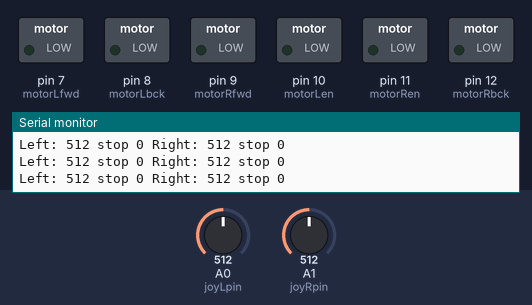
A sketch run on a simulated Arduino Uno, built with avr-gcc and run on an emulated ATmega328P. On the bench: switched loads named in the sketch (green lamp = pin HIGH), the last lines printed to the serial monitor. The inputs (shaded band) are chosen by the test bench; at power-on: A0 (joyLpin) = 512, A1 (joyRpin) = 512.

Above: at 1.2 s.
1.3 s: A0 (joyLpin) set to 525
4.3 s: A0 (joyLpin) set to 551
At 5.5 s:
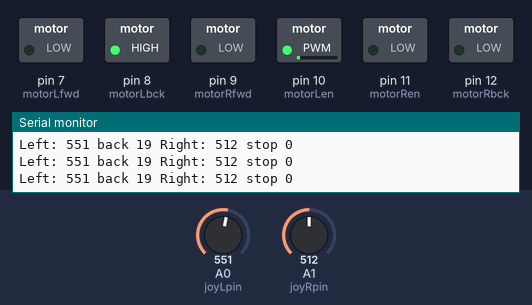
5.8 s: A1 (joyRpin) set to 543
At 7.0 s:
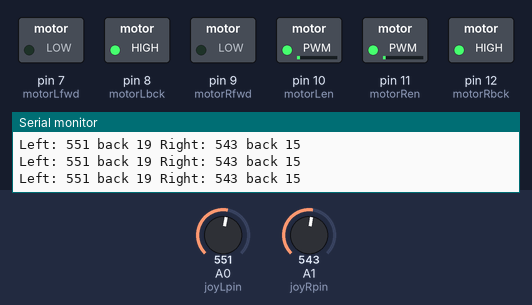
7.3 s: A1 (joyRpin) set to 306
At 8.2 s:
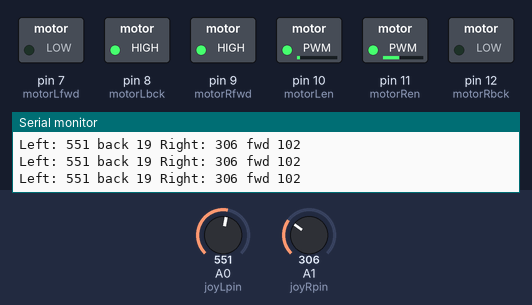
8.8 s: A0 (joyLpin) set to 511
At 9.4 s:
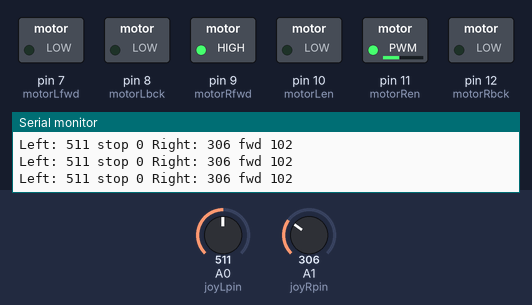
10.3 s: A1 (joyRpin) set to 0
At 11.7 s:
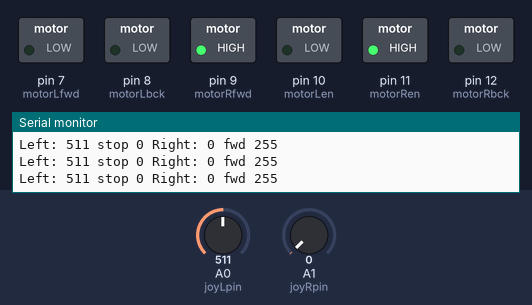
Timing chart, 0 to 12.8 s (numbered marks = the images above; inputs shaded):
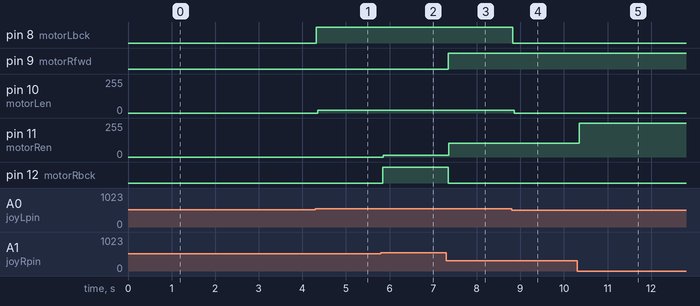

The sketch:

ROV_two_motors_two_joysticks.ino
```cpp
/*
Code to control an ROV with left and right motors
using "tank" steering with two joysticks
*/

// define pins
const int joyLpin = A0;     // left joystick
const int joyRpin = A1;     // right joystick
const int motorLfwd = 7;   // left motor forward pin
const int motorLbck = 8;    // left motor backward pin
const int motorLen = 10;   // left motor enable pin
const int motorRfwd = 9;    // right motor fwd pin
const int motorRbck = 12;    // right motor backward pin
const int motorRen = 11;   // right motor enable pin

// variables
int joyL;                   // left joystick reading (0-1023 from ADC)
int joyR;                   // right joystick reading (0-1023 from ADC)
int joyLneutral;            // left joystick neutral position
int joyRneutral;            // right joystick neutral
const int deadzone = 20;    // joystick "dead zone" to prevent drift
int motorLspeed;            // left motor speed (0-255 for PWM)
int motorRspeed;            // right motor speed (0-255 for PWM)

void setup() { // code that only runs once
  // set motor control pins as outputs
  pinMode(motorLfwd,OUTPUT);
  pinMode(motorRfwd,OUTPUT);
  pinMode(motorLbck,OUTPUT);
  pinMode(motorRbck,OUTPUT);
  pinMode(motorLen,OUTPUT);
  pinMode(motorRen,OUTPUT);
  // calibrate joysticks
  joyLneutral = analogRead(joyLpin);
  joyRneutral = analogRead(joyRpin);

  Serial.begin(9600);

}

void loop() {  // code that loops forever
  // read joysticks
  joyL = analogRead(joyLpin);
  joyR = analogRead(joyRpin);

  Serial.print("Left: ");
  Serial.print(joyL);
  // set left motor direction and speed
  if((joyL-joyLneutral) < -deadzone){ // joystick pushed forward
    digitalWrite(motorLfwd,HIGH);
    digitalWrite(motorLbck,LOW);
    motorLspeed = map(joyL,joyLneutral,0,0,255);
    Serial.print(" fwd ");
  }
  else if((joyL-joyLneutral) > deadzone){
    digitalWrite(motorLfwd,LOW);
    digitalWrite(motorLbck,HIGH);
    motorLspeed = map(joyL,joyLneutral,1023,0,255);
    Serial.print(" back ");
  }
  else{
    digitalWrite(motorLfwd,LOW);
    digitalWrite(motorLbck,LOW);
    Serial.print(" stop ");
    motorLspeed = 0;
  }
  Serial.print(motorLspeed);

  Serial.print(" Right: ");
  Serial.print(joyR);

  // set right motor direction and speed
  if((joyR-joyRneutral) < -deadzone){ // joystick pushed forward
    digitalWrite(motorRfwd,HIGH);
    digitalWrite(motorRbck,LOW);
    motorRspeed = map(joyR,joyRneutral,0,0,255);
    Serial.print(" fwd ");
  }
  else if((joyR-joyRneutral) > deadzone){
    digitalWrite(motorRfwd,LOW);
    digitalWrite(motorRbck,HIGH);
    motorRspeed = map(joyR,joyRneutral,1023,0,255);
    Serial.print(" back ");
  }
  else{
    digitalWrite(motorRfwd,LOW);
    digitalWrite(motorRbck,LOW);
    Serial.print(" stop ");
    motorRspeed = 0;
  }
  Serial.println(motorRspeed);
  analogWrite(motorLen,motorLspeed);
  analogWrite(motorRen,motorRspeed);

}
```

Measured:
- the behaviour switches between 532 and 533 on A0 (joyLpin) (found by bisection; images 0 and 1)
- the behaviour switches between 532 and 533 on A1 (joyRpin) (found by bisection; images 1 and 2)
- after the input at 4.3 s, pin 8 (motorLbck): LOW → HIGH at once; pin 10 (motorLen): 0/255 → 19/255 after 0.05 s
- after the input at 5.8 s, pin 11 (motorRen): 0/255 → 15/255 after 0.05 s; pin 12 (motorRbck): LOW → HIGH at once
- after the input at 7.3 s, pin 9 (motorRfwd): LOW → HIGH after 0.05 s; pin 11 (motorRen): 15/255 → 102/255 after 0.06 s; pin 12 (motorRbck): HIGH → LOW after 0.05 s
- after the input at 8.8 s, pin 8 (motorLbck): HIGH → LOW at once; pin 10 (motorLen): 19/255 → 0/255 after 0.06 s
- after the input at 10.3 s, pin 11 (motorRen): 102/255 → 255/255 after 0.06 s
